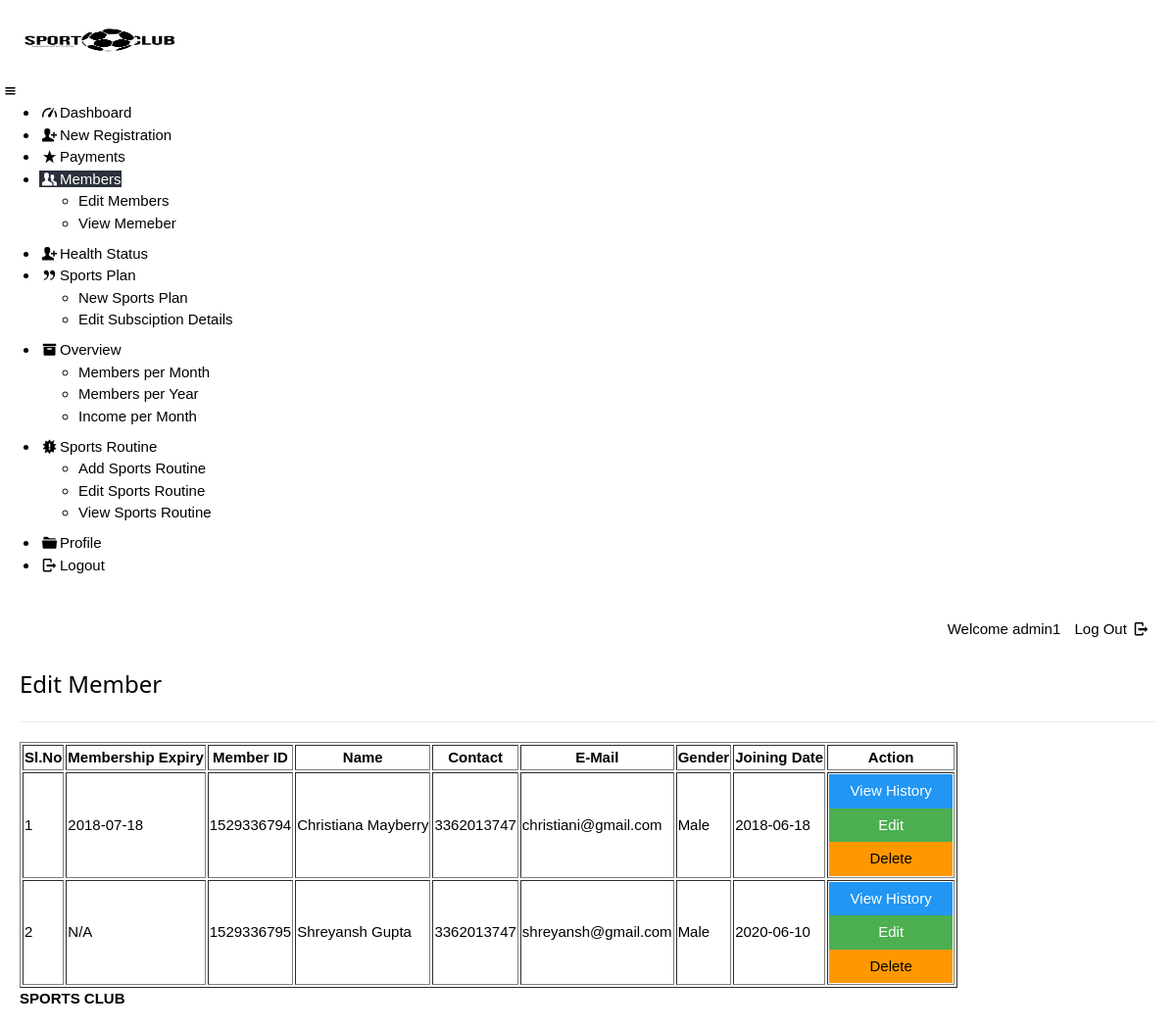
The page /view_mem.php (signed in) on the database its author committed.
### tables this page shows
CREATE TABLE `enrolls_to` (
  `et_id` INT(5) NOT NULL AUTO_INCREMENT,
  `pid` VARCHAR(8),
  `uid` VARCHAR(20),
  `paid_date` DATE,
  `expire` DATE,
  `renewal` VARCHAR(15),
  PRIMARY KEY (`et_id`),
  INDEX `user_ID` (`uid`),
  INDEX `plan_ID_idx` (`pid`),
  CONSTRAINT `plan_ID` FOREIGN KEY (`pid`) REFERENCES `plan` (`pid`) ON DELETE NO ACTION ON UPDATE NO ACTION,
  CONSTRAINT `user_ID` FOREIGN KEY (`uid`) REFERENCES `users` (`userid`) ON DELETE CASCADE ON UPDATE NO ACTION
);

CREATE TABLE `users` (
  `userid` VARCHAR(20),
  `username` VARCHAR(40),
  `gender` VARCHAR(8),
  `mobile` VARCHAR(20),
  `email` VARCHAR(100),
  `dob` DATE,
  `joining_date` DATE,
  PRIMARY KEY (`userid`),
  UNIQUE INDEX `email`(`email`),
  INDEX `userid_idx`(`userid`)
);

### view_mem.php (the view, shortened to what this page needs)
<?php
require '../../include/db_conn.php';
?>
<!DOCTYPE html>
<html lang="en">
<head>
    <link rel="stylesheet" href="../../css/style.css" id="style-resource-5">
    <link rel="stylesheet" href="../../css/dashMain.css">
    <link rel="stylesheet" type="text/css" href="../../css/entypo.css">
    <link href="a1style.css" rel="stylesheet" type="text/css">
</head>
<body class="page-body page-fade" onload="collapseSidebar()">
    <div class="page-container sidebar-collapsed" id="navbarcollapse">
        <div class="sidebar-menu">
            <header class="logo-env">
                <div class="logo">
                    <a href="main.php">
                        <img src="logo1.png" alt="" width="192" height="80" />
                    </a>
                </div>
                <div class="sidebar-collapse" onclick="collapseSidebar()">
                    <a href="#" class="sidebar-collapse-icon with-animation">
                        <i class="entypo-menu"></i>
                    </a>
                </div>
            </header>
            <?php include('nav.php'); ?>
        </div>
        <div class="main-content">
            <div class="row">
                <div class="col-md-6 col-sm-8 clearfix"></div>
                <div class="col-md-6 col-sm-4 clearfix hidden-xs">
                    <ul class="list-inline links-list pull-right">
                        <li>Welcome <?php echo $_SESSION['full_name']; ?> </li>
                        <li>
                            <a href="logout.php">
                                Log Out <i class="entypo-logout right"></i>
                            </a>
                        </li>
                    </ul>
                </div>
            </div>
            <h3>Edit Member</h3>
            <hr />
            <table class="table table-bordered datatable" id="table-1" border=1>
                <thead>
                    <tr>
                        <h2>
                            <th>Sl.No</th>
                            <th>Membership Expiry</th>
                            <th>Member ID</th>
                            <th>Name</th>
                            <th>Contact</th>
                            <th>E-Mail</th>
                            <th>Gender</th>
                            <th>Joining Date</th>
                            <th>Action</th>
                        </h2>
                    </tr>
                </thead>
                <tbody>
                    <?php
                    $query  = "SELECT u.*, e.expire FROM users u LEFT JOIN enrolls_to e ON u.userid = e.uid AND e.renewal = 'yes' ORDER BY u.joining_date";
                    $result = mysqli_query($con, $query);
                    $sno    = 1;
                    if (mysqli_num_rows($result) > 0) {
                        while ($row = mysqli_fetch_array($result, MYSQLI_ASSOC)) {
                            $uid   = $row['userid'];
                            $expire = isset($row['expire']) ? $row['expire'] : 'N/A';
                            echo "<tr><td>".$sno."</td>";
                            echo "<td>" . $expire . "</td>";
                            echo "<td>" . $row['userid'] . "</td>";
                            echo "<td>" . $row['username'] . "</td>";
                            echo "<td>" . $row['mobile'] . "</td>";
                            echo "<td>" . $row['email'] . "</td>";
                            echo "<td>" . $row['gender'] . "</td>";
                            echo "<td>" . $row['joining_date'] . "</td>";
                            echo "<td>
                                <form action='read_member.php' method='post'>
                                    <input type='hidden' name='name' value='" . $uid . "'/>
                                    <input type='submit' class='a1-btn a1-blue' id='button1' value='View History' class='btn btn-info'/>
                                </form>
                                <form action='edit_member.php' method='post'>
                                    <input type='hidden' name='name' value='" . $uid . "'/>
                                    <input type='submit' class='a1-btn a1-green' id='button1' value='Edit' class='btn btn-warning'/>
                                </form>
                                <form action='del_member.php' method='post' onsubmit='return ConfirmDelete()'>
                                    <input type='hidden' name='name' value='" . $uid . "'/>
                                    <input type='submit' value='Delete' width='20px' id='button1' class='a1-btn a1-orange'/>
                                </form>
                            </td></tr>";
                            $sno++;
                        }
                    }
                    ?>
                </tbody>
            </table>
            <?php include('footer.php'); ?>
        </div>
    </body>
</html>

### nav.php
<ul id="main-menu" class="" >
    <li id="dash"><a href="index.php"><i class="entypo-gauge"></i><span>Dashboard</span></a></li>
	<li id="regis"><a href="new_entry.php"><i class="entypo-user-add"></i><span>New Registration</span></a>
	<li id="paymnt"><a href="payments.php"><i class="entypo-star"></i><span>Payments</span></a></li>
	<li class="" id="hassubopen"><a href="#" onclick="memberExpand(1)"><i class="entypo-users"></i><span>Members</span></a>
		<ul id="memExpand">
			<li class="active">
				<a href="view_mem.php"><span>Edit Members</span></a></li>
			<li><a href="table_view.php"><span>View Memeber</span></a></li>
		</ul>
	</li>
	<li id="health_status"><a href="new_health_status.php"><i class="entypo-user-add"></i><span>Health Status</span></a>
		<li class="" id="planhassubopen"><a href="#" onclick="memberExpand(2)"><i class="entypo-quote"></i><span>Sports Plan</span></a>
		<ul id="planExpand">
			<li class="active">
				<a href="new_plan.php"><span>New Sports Plan</span></a></li>
			<li><a href="view_plan.php"><span>Edit Subsciption Details</span></a></li>
		</ul>
	<li class="" id="overviewhassubopen"><a href="#" onclick="memberExpand(3)"><i class="entypo-box"></i><span>Overview</span></a>
		<ul id="overviewExpand">
			<li class="active">
				<a href="over_members_month.php"><span>Members per Month</span></a>
			</li>
			<li>
				<a href="over_members_year.php"><span>Members per Year</span></a>
			</li>
			<li>
				<a href="revenue_month.php"><span>Income per Month</span></a>
			</li>
		</ul>
	<li class="" id="routinehassubopen"><a href="#" onclick="memberExpand(4)"><i class="entypo-alert"></i><span>Sports Routine</span></a>
		<ul id="routineExpand">
			<li class="active">
				<a href="addroutine.php"><span>Add Sports Routine</span></a>
			</li>
			<li>
				<a href="editroutine.php"><span>Edit Sports Routine</span></a>
			</li>
			<li>
				<a href="viewroutine.php"><span>View Sports Routine</span></a>
			</li>
		</ul>
	</li>
	<li id="adminprofile"><a href="more-userprofile.php"><i class="entypo-folder"></i><span>Profile</span></a></li>
	<li><a href="logout.php"><i class="entypo-logout"></i><span>Logout</span></a></li>
</ul>

### footer.php
<footer class="main"><strong>SPORTS CLUB </strong></footer>

### dashMain.css (style rules this page uses)
.page-container .main-content { position: relative; float: left; width: 100%; padding: 20px; z-index: 2; background: #ffffff; box-sizing: border-box; }
.row { margin-left: -15px; margin-right: -15px; }
.row:before, .row:after { content: " "; display: table; }
.row:after { clear: both; }
.col-xs-1, .col-sm-1, .col-md-1, .col-lg-1, .col-xs-2, .col-sm-2, .col-md-2, .col-lg-2, .col-xs-3, .col-sm-3, .col-md-3, .col-lg-3, .col-xs-4, .col-sm-4, .col-md-4, .col-lg-4, .col-xs-5, .col-sm-5, .col-md-5, .col-lg-5, .col-xs-6, .col-sm-6, .col-md-6, .col-lg-6, .col-xs-7, .col-sm-7, .col-md-7, .col-lg-7, .col-xs-8, .col-sm-8, .col-md-8, .col-lg-8, .col-xs-9, .col-sm-9, .col-md-9, .col-lg-9, .col-xs-10, .col-sm-10, .col-md-10, .col-lg-10, .col-xs-11, .col-sm-11, .col-md-11, .col-lg-11, .col-xs-12, .col-sm-12, .col-md-12, .col-lg-12 { position: relative; min-height: 1px; padding-left: 15px; padding-right: 15px; }
.links-list { white-space: nowrap; padding-top: 14px; padding-bottom: 8px; }
.pull-right { float: right !important; }
.list-inline { padding-left: 0; list-style: none; }
ul, ol { margin-top: 0; margin-bottom: 8.5px; }
.list-inline > li:first-child { padding-left: 0; }
.list-inline > li { display: inline-block; padding-left: 5px; padding-right: 5px; }
@media (min-width: 768px) { .col-sm-1, .col-sm-2, .col-sm-3, .col-sm-4, .col-sm-5, .col-sm-6, .col-sm-7, .col-sm-8, .col-sm-9, .col-sm-10, .col-sm-11 { float: left; } }
@media (min-width: 768px) { .col-sm-8 { width: 66.66666666666666%; } }
@media (min-width: 768px) { .col-sm-4 { width: 33.33333333333333%; } }
@media (min-width: 992px) { .col-md-1, .col-md-2, .col-md-3, .col-md-4, .col-md-5, .col-md-6, .col-md-7, .col-md-8, .col-md-9, .col-md-10, .col-md-11 { float: left; } }
@media (min-width: 992px) { .col-md-6 { width: 50%; } }
a { color: #373e4a; text-decoration: none; }
a { background: transparent; }
a { color: #373e4a; }
h2, .h2 { font-size: 25px; }
hr { margin-top: 17px; margin-bottom: 17px; border: 0; border-top: 1px solid #998f8f; }
hr { box-sizing: content-box; height: 0; }
i, cite, em, var, address, dfn { font-style: italic; }

### entypo.css (style rules this page uses)
[class^="entypo-"]:before, [class*=" entypo-"]:before { font-family: "entypo"; font-style: normal; font-weight: normal; speak: none; display: inline-block; text-decoration: inherit; width: 1em; margin-right: .2em; text-align: center; font-variant: normal; text-transform: none; line-height: 1em; margin-left: .2em; }
.entypo-star:before { content: '\e808'; }
.entypo-users:before { content: '\e80b'; }
.entypo-user-add:before { content: '\e80c'; }
.entypo-menu:before { content: '\e811'; }
.entypo-quote:before { content: '\e833'; }
.entypo-alert:before { content: '\e83f'; }
.entypo-folder:before { content: '\e850'; }
.entypo-box:before { content: '\e852'; }
.entypo-logout:before { content: '\e85d'; }
.entypo-gauge:before { content: '\e8de'; }

### view_mem.php (style rules this page uses)
#button1 { width: 126px; }
.page-container .sidebar-menu #main-menu li#hassubopen > a { background-color: #2b303a; color: #ffffff; }

### rows shown on the page
enrolls_to: expire "2018-07-18", uid.userid "1529336794", uid.username "Christiana Mayberry", uid.mobile "3362013747", uid.email "christiani@gmail.com", uid.gender "Male", uid.joining_date "2018-06-18"
users: expire "N/A", userid "1529336795", username "Shreyansh Gupta", mobile "3362013747", email "shreyansh@gmail.com", gender "Male", joining_date "2020-06-10"

### other values the page prints
$_SESSION['full_name'] "admin1"
